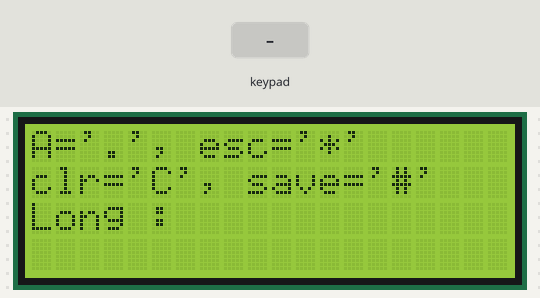
Simulated run of this sketch. Board: Arduino Uno, built with avr-gcc and run on an emulated ATmega328P. Shown: 20×4 character LCD. The test bench sets the inputs (shaded band). The local clock reads 2024-03-15 10:24:30 at power-on unless the sketch sets it; what the sketch prints to the serial monitor is not drawn.

Above: at 0.9 s.
1.0 s: keypad keys 9 8 7 6 # pressed 0.4 s apart
At 4.1 s:
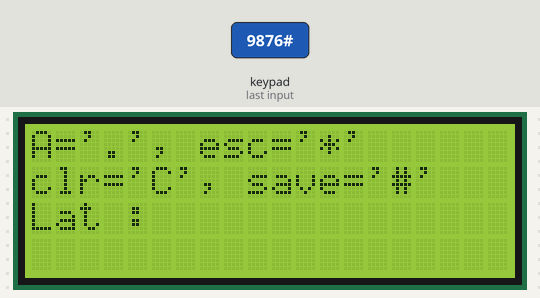
4.5 s: key '*' pressed
At 4.72 s:
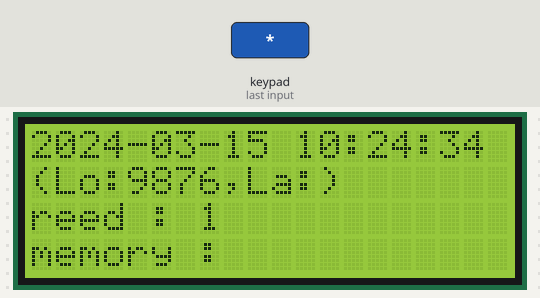
6.9 s: key 'B' pressed
At 6.96 s:
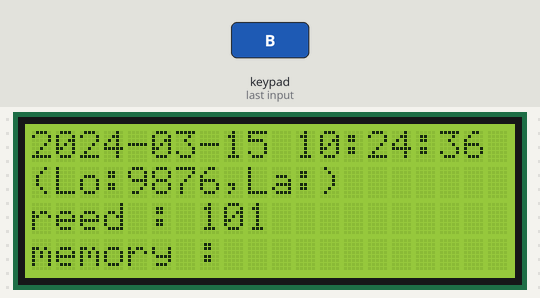
8.5 s: keypad keys 9 8 7 6 D pressed 0.4 s apart
At 10.8 s:
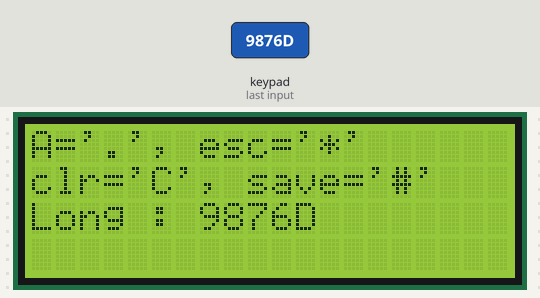
12.0 s: key 'D' pressed
At 13.2 s:
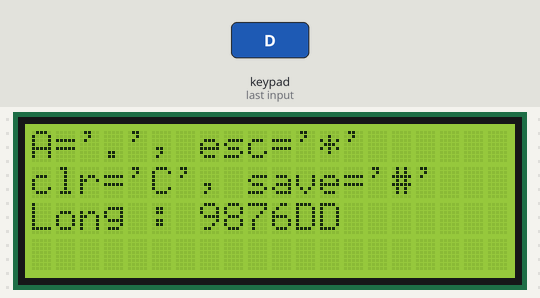
13.5 s: keypad keys 5 4 3 2 D pressed 0.4 s apart
At 15.8 s:
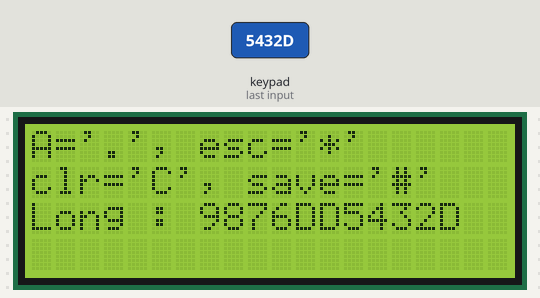
Timing chart, 0 to 17.3 s (numbered marks = the images above; inputs shaded):
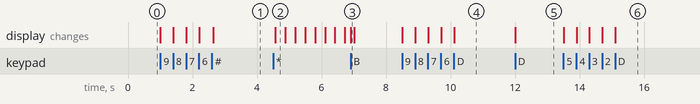

Measured:
- after the input at 1.0 s, the display: first changes at once (image 1 shows a later state)
- after the input at 4.5 s, the display: changes after 0.06 s (image 2)
- after the input at 8.5 s, the display: first changes at once (image 4 shows a later state)
- after the input at 12.0 s, the display: changes at once (image 5)
- after the input at 13.5 s, the display: first changes at once (image 6 shows a later state)

The sketch:

mega_i2c_lcd_keypad_reed.ino
```cpp
#include <Keypad.h>
#include <LiquidCrystal_I2C.h>

//import for clock
#include <Wire.h>
#include <DS3231.h>

DS3231 clock;
RTCDateTime dt;

const int  buttonPin = 2;    // the pin that the reedswitch is attached to
int buttonPushCounter = 0;   // counter for the number of times reed switch detects magnet presses
int buttonState = 0;         // current state of the reed switch

const int ROW_NUM    = 4; // four rows
const int COLUMN_NUM = 4; // four columns

char keys[ROW_NUM][COLUMN_NUM] = {
  {'1','2','3', '.'},
  {'4','5','6', 'B'},
  {'7','8','9', 'C'},
  {'*','0','#', 'D'}
};

byte pin_rows[ROW_NUM] = {9, 8, 7, 6};      // connect to the row pinouts of the keypad
byte pin_column[COLUMN_NUM] = {5, 4, 3, 2}; // connect to the column pinouts of the keypad


Keypad keypad = Keypad(makeKeymap(keys), pin_rows, pin_column, ROW_NUM, COLUMN_NUM );
LiquidCrystal_I2C lcd(0x27, 20, 4); // I2C address 0x27, 20 column and 4 rows

int cursorColumn = 0;

//buffers to hold and save user input for longitude and latitude
char longBuf[20];
char latBuf[20];

//this two variables holds and displays logitude and latitude
char longitude[20];
char latitude[20];

//this key is used to take in input from keypad to reset and brightn the lcd
//'D' to brightn lcd and 'B' to go back and reset are set
char resetKey;

//previous millis is used to hold and save millis() to kim the lcd
long previousMillis; //for backlight dim
long previousMillisLcd; //to display seconds on lcd
//the interval for the lcd to stay showing light after user pressed 'D'
long interval = 30000;
long intervalToLcd = 4000;

//longIndex and latIndex are used to trace when user inputs value for longitude and latitude
//longDisplayIndex and latDisplayIndex are used to display latitude and longitude to lcd
int longIndex;
int longDisplayIndex;
int latIndex;
int latDisplayIndex;


int cc; //current cursor column
int cr; //current cursor row

//this function displays information to input logitude value for user
int printGetLongInfo(){
  cc = 0; //current cursor column
  cr = 0; //current cursor row
  lcd.clear();
  lcd.setCursor(cc,cr);
  lcd.print("A='.', esc='*'");
  cr++;
  lcd.setCursor(cc,cr);
  lcd.print("clr='C', save='#'");
  cr++;
  lcd.setCursor(cc,cr);
  lcd.print("Long : ");
  cc = cc + 7;
  lcd.setCursor(cc,cr);
}

//this function displays information to input latitude value for user
int printGetLatInfo(){
  cc = 0; //current cursor column
  cr = 0; //current cursor row
  lcd.clear();
  lcd.setCursor(cc,cr);
  lcd.print("A='.', esc='*'");
  cr++;
  lcd.setCursor(cc,cr);
  lcd.print("clr='C', save='#'");
  cr++;
  lcd.setCursor(cc,cr);
  lcd.print("Lat : ");
  cc = cc + 6;
  lcd.setCursor(cc,cr);
}

//this function takes in values from user to save it in longitude variable
int getLong(){
  //print get long info for user
  printGetLongInfo();
  char key;
  longIndex = 0;
  do{
    key = keypad.getKey();

    //if user is mistaken this will clear user input
    if(key && key=='C'){
      longIndex=0;
      longDisplayIndex=0;
      printGetLongInfo();
    }

    //save buffered value to permanent buffer
    if(key && key == '#'){
      //sizeof(longBuf)/sizeof(longBuf[0])
      for(int i = 0; i < longIndex; i++){
        longitude[i] = longBuf[i];
      }
      break;
    }

    //this function will save the input to buffer
    if(key && key != '*' && key != 'C'){
      lcd.print(key);
      longBuf[longIndex] = key;
      longIndex++;
      cc++;
      lcd.setCursor(cc,cr);
    }
  }while(key != '*');

  //if the longIndex is not zero then assign the value to longDisaplayIndex for display purposes
  if(longIndex != 0){
      longDisplayIndex = longIndex;
  }
}

int getLat(){
  //print get lat info for user
  printGetLatInfo();
  char key;
  latIndex = 0;
  do{
    key = keypad.getKey();

    //clear
    if(key && key=='C'){
      latIndex=0;
      latDisplayIndex=0;
      printGetLatInfo();
    }

    //save buffered value to permanent buffer
    if(key && key == '#'){
      for(int i = 0; i < latIndex; i++){
        latitude[i] = latBuf[i];
      }
      break;
    }

    if(key && key != '*' && key != 'C'){
      lcd.print(key);
      latBuf[latIndex] = key;
      latIndex++;
      cc++;
      lcd.setCursor(cc,cr);
    }
  }while(key != '*');

  if(latIndex != 0){
      latDisplayIndex = latIndex;
  }
}

void setup(){

  //begin clock
  clock.begin();

  //initialize Serial for debuging purposes
  Serial.begin(19200);

  // uncomment this to assign compiling date and time
  // Set sketch compiling time
  //clock.setDateTime(__DATE__, __TIME__);

  lcd.begin(); // initialize the lcd
  lcd.backlight();
  getLong();
  getLat();

  //assign previousMillis current time
  previousMillis = millis();
  previousMillisLcd = millis();


  lcd.clear();
  lcd.setCursor(0,1);
  lcd.print("(Lo:");
  lcd.setCursor(4,1);
  lcd.print(longitude);
  lcd.setCursor(4+longDisplayIndex,1);
  lcd.print(",La:");
  lcd.print(latitude);
  lcd.setCursor(4+longDisplayIndex+latDisplayIndex+4,1);
  lcd.print(")");
  lcd.setCursor(0,2);
  lcd.print("reed :");
  lcd.setCursor(0,3);
  lcd.print("memory :");
}

void loop(){
  //get key from user to setup values for longitude and latitude
  resetKey = keypad.getKey();

  //get date and time from clock
  dt = clock.getDateTime();

  //if user put 'B' as input go to setup()
  if(resetKey == 'B'){
    setup();
  }

  //wakeup show lcd
  if(resetKey == 'D'){
    lcd.backlight();
    previousMillis = millis();
  }

   buttonState = digitalRead(buttonPin);

   if (buttonState != HIGH) {
     buttonPushCounter++;
     Serial.println("on");
     Serial.print("number of button pushes: ");
     Serial.println(buttonPushCounter);
   }


  //dims light of lcd after interval seconds
  if(millis() - previousMillis > interval) {
    lcd.noBacklight();
  }

  // Format the time and date and insert into the temporary buffer.
  char timeBuf[50];
  snprintf(timeBuf, sizeof(timeBuf), "%04d-%02d-%02d %02d:%02d:%02d",
           dt.year, dt.month, dt.day,
           dt.hour, dt.minute, dt.second);

  //prints clock on first line
  lcd.setCursor(0,0);
  lcd.print(timeBuf);
  lcd.setCursor(7,2);
  lcd.print(buttonPushCounter);
}
```
